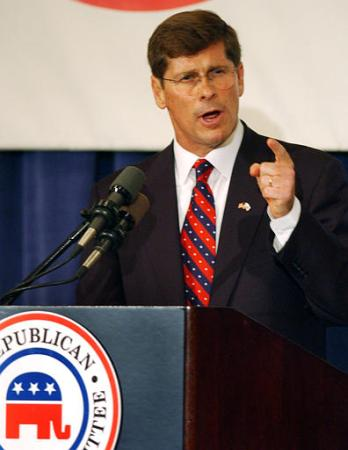
#> input picture img_18.jpg, 348 x 450 px, found by its file name
$ python test.py
#> lines starting #> are read from the running program, lines starting #| are printed output that depends on the picture
# ------------------------------------------------------------------------------
# Copyright (c) Microsoft
# Licensed under the MIT License.
# Written by Bin Xiao (Bin.Xiao@microsoft.com)
# Modified by Xingyi Zhou
# ------------------------------------------------------------------------------

from __future__ import absolute_import
from __future__ import division
from __future__ import print_function

import numpy as np
import cv2
import random

def flip(img):
  return img[:, :, ::-1].copy()

# [6 lines left out: function transform_preds, not called in this run]

#get_affine_transform(c, s, 0, [inp_width, inp_height])
def get_affine_transform(center,
                         scale,
                         rot,
                         output_size,
                         shift=np.array([0, 0], dtype=np.float32),
                         inv=0):
    if not isinstance(scale, np.ndarray) and not isinstance(scale, list):
        scale = np.array([scale, scale], dtype=np.float32)

    scale_tmp = scale
    src_w = scale_tmp[0]
    dst_w = output_size[0]
    dst_h = output_size[1]

    rot_rad = np.pi * rot / 180 #= 0
    src_dir = get_dir([0, src_w * -0.5], rot_rad)
    dst_dir = np.array([0, dst_w * -0.5], np.float32)

    src = np.zeros((3, 2), dtype=np.float32)
    dst = np.zeros((3, 2), dtype=np.float32)
    src[0, :] = center + scale_tmp * shift
    src[1, :] = center + src_dir + scale_tmp * shift
    dst[0, :] = [dst_w * 0.5, dst_h * 0.5]
    dst[1, :] = np.array([dst_w * 0.5, dst_h * 0.5], np.float32) + dst_dir

    src[2:, :] = get_3rd_point(src[0, :], src[1, :])
    dst[2:, :] = get_3rd_point(dst[0, :], dst[1, :])

    if inv:
        trans = cv2.getAffineTransform(np.float32(dst), np.float32(src))
    else:
        trans = cv2.getAffineTransform(np.float32(src), np.float32(dst))

    return trans


# [4 lines left out: function affine_transform, not called in this run]


def get_3rd_point(a, b):
    direct = a - b
    return b + np.array([-direct[1], direct[0]], dtype=np.float32)


def get_dir(src_point, rot_rad):
    sn, cs = np.sin(rot_rad), np.cos(rot_rad)

    src_result = [0, 0]
    src_result[0] = src_point[0] * cs - src_point[1] * sn
    src_result[1] = src_point[0] * sn + src_point[1] * cs

    return src_result


# [113 lines left out: functions crop, gaussian_radius, gaussian2D, draw_umich_gaussian, draw_dense_reg, draw_msra_gaussian, not called in this run]

def grayscale(image):
    return cv2.cvtColor(image, cv2.COLOR_BGR2GRAY)

def lighting_(data_rng, image, alphastd, eigval, eigvec):
    alpha = data_rng.normal(scale=alphastd, size=(3, ))
    image += np.dot(eigvec, eigval * alpha)

# [4 lines left out: function blend_, not called in this run]

def saturation_(data_rng, image, gs, gs_mean, var):
    alpha = 1. + data_rng.uniform(low=-var, high=var)
    blend_(alpha, image, gs[:, :, None])

def brightness_(data_rng, image, gs, gs_mean, var):
    alpha = 1. + data_rng.uniform(low=-var, high=var)
    image *= alpha

def contrast_(data_rng, image, gs, gs_mean, var):
    alpha = 1. + data_rng.uniform(low=-var, high=var)
    blend_(alpha, image, gs_mean)

# [9 lines left out: function color_aug, not called in this run]


def pre_process(image, scale=1):
    # mean = [0.408, 0.447, 0.470]
    # std = [0.289, 0.274, 0.278]
    height, width = image.shape[0:2]
    new_height = int(height * scale)
    new_width  = int(width * scale)
    inp_height = (new_height | 31) + 1
    inp_width = (new_width | 31) + 1
    c = np.array([new_width // 2, new_height // 2], dtype=np.float32)
    s = np.array([inp_width, inp_height], dtype=np.float32)

    trans_input = get_affine_transform(c, s, 0, [inp_width, inp_height])
    resized_image = cv2.resize(image, (new_width, new_height))
    inp_image = cv2.warpAffine(
      resized_image, trans_input, (inp_width, inp_height),
      flags=cv2.INTER_LINEAR)
    return inp_image


if __name__ == "__main__":
    image = cv2.imread('D:\\MNNInfer\\img_18.jpg')
#> image is the input picture: shape (450, 348, 3); mean B, G, R 100.1, 101.9, 116.1
    height, width = image.shape[0:2]
#> height = 450; width = 348
    i1 = pre_process(image)
#> in pre_process, `inp_image = cv2.warpAffine( resized_image, trans_input, (inp_width, in..`:
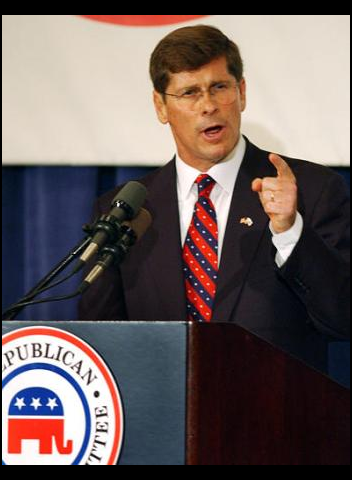
#> inp_image: shape (480, 352, 3); mean B, G, R 92.8, 94.5, 107.6
    inp_height = (height | 31) + 1
#> inp_height = 480
    inp_width = (width | 31) + 1
#> inp_width = 352
    cv2.imwrite('D:\\MNNInfer\\img_18_1.jpg', i1)

    i2 = cv2.resize(image, (inp_width, inp_height))
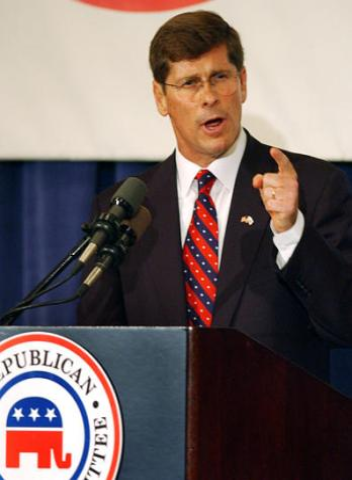
#> i2: shape (480, 352, 3); mean B, G, R 100, 101.8, 116
    cv2.imwrite('D:\\MNNInfer\\img_18_2.jpg', i2)
